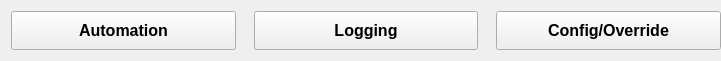
   <widget class="QWidget" name="layoutWidget">
    <property name="geometry">
     <rect>
      <x>40</x>
      <y>430</y>
      <width>721</width>
      <height>41</height>
     </rect>
    </property>
    <layout class="QHBoxLayout" name="layout_navigation" stretch="0,0,0">
     <property name="spacing">
      <number>18</number>
     </property>
     <property name="sizeConstraint">
      <enum>QLayout::SetMinimumSize</enum>
     </property>
     <property name="rightMargin">
      <number>0</number>
     </property>
     <item>
      <widget class="QPushButton" name="nav_btn_automation">
       <property name="sizePolicy">
        <sizepolicy hsizetype="Expanding" vsizetype="Expanding">
         <horstretch>0</horstretch>
         <verstretch>0</verstretch>
        </sizepolicy>
       </property>
       <property name="minimumSize">
        <size>
         <width>0</width>
         <height>39</height>
        </size>
       </property>
       <property name="font">
        <font>
         <pointsize>12</pointsize>
         <weight>75</weight>
         <bold>true</bold>
        </font>
       </property>
       <property name="text">
        <string>Automation</string>
       </property>
      </widget>
     </item>
     <item>
      <widget class="QPushButton" name="nav_btn_logging">
       <property name="sizePolicy">
        <sizepolicy hsizetype="Expanding" vsizetype="Expanding">
         <horstretch>0</horstretch>
         <verstretch>0</verstretch>
        </sizepolicy>
       </property>
       <property name="minimumSize">
        <size>
         <width>0</width>
         <height>39</height>
        </size>
       </property>
       <property name="font">
        <font>
         <pointsize>12</pointsize>
         <weight>75</weight>
         <bold>true</bold>
        </font>
       </property>
       <property name="text">
        <string>Logging</string>
       </property>
      </widget>
     </item>
     <item>
      <widget class="QPushButton" name="nav_btn_configuration">
       <property name="sizePolicy">
        <sizepolicy hsizetype="Expanding" vsizetype="Expanding">
         <horstretch>0</horstretch>
         <verstretch>0</verstretch>
        </sizepolicy>
       </property>
       <property name="minimumSize">
        <size>
         <width>0</width>
         <height>39</height>
        </size>
       </property>
       <property name="font">
        <font>
         <pointsize>12</pointsize>
         <weight>75</weight>
         <bold>true</bold>
        </font>
       </property>
       <property name="text">
        <string>Config/Override</string>
       </property>
      </widget>
     </item>
    </layout>
   </widget>
